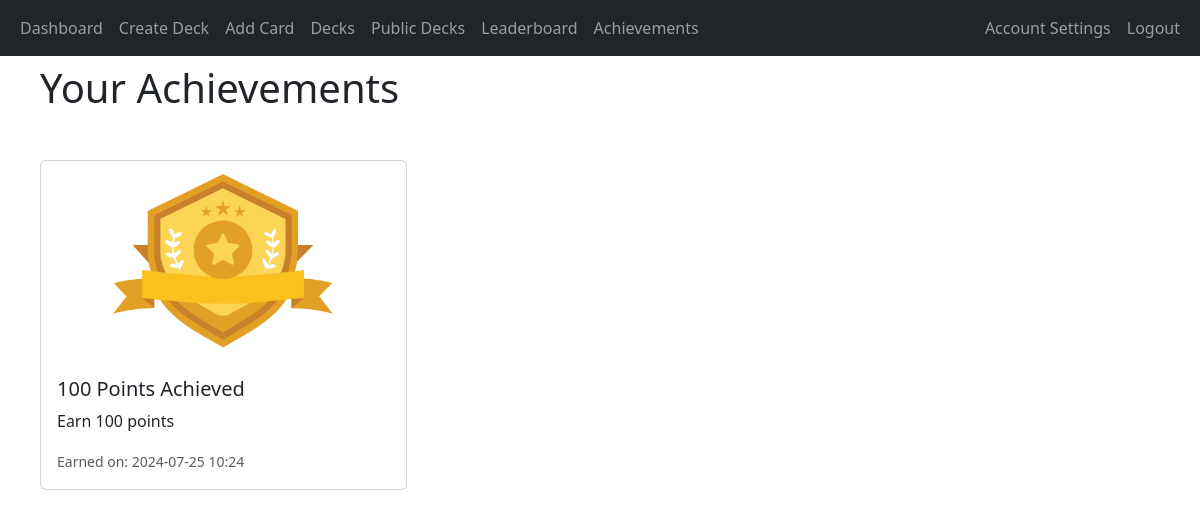
Page /user_achievements (signed in) on the committed database.
### app/gamification/models.py (models this page shows)
class UserAchievement(db.Model):
    id = db.Column(db.Integer, primary_key=True)
    user_id = db.Column(db.Integer, db.ForeignKey('user.user_id'), nullable=False)
    achievement_id = db.Column(db.Integer, db.ForeignKey('achievement.achievement_id'), nullable=False)
    date_earned = db.Column(db.DateTime, default=datetime.utcnow, nullable=False)
    user = db.relationship('User', back_populates='achievements')
    achievement = db.relationship('Achievement', back_populates='users')

class Achievement(db.Model):
    achievement_id = db.Column(db.Integer, primary_key=True)
    name = db.Column(db.String(100), nullable=False)
    description = db.Column(db.String(255), nullable=False)
    points = db.Column(db.Integer, nullable=False, default=0)
    badge_image = db.Column(db.String(255), nullable=False)
    users = db.relationship('UserAchievement', back_populates='achievement', cascade='all, delete-orphan')

### app/gamification/routes.py (the view)
@gamification_blueprint.route('/user_achievements')
@login_required
def user_achievements():
    user_achievements = UserAchievement.query.filter_by(user_id=current_user.user_id).all()
    return render_template('user_achievements.html', user_achievements=user_achievements)

### app/__init__.py (called while the page is built)
@login_manager.user_loader
def load_user(user_id):
    return User.query.get(int(user_id))

### app/gamification/templates/user_achievements.html (shortened to what this page needs)
{% extends "base.html" %}
{% block heading %}Your Achievements{% endblock %}
{% block content %}
<div class="container mt-4">
    <div class="row">
        {% for user_achievement in user_achievements %}
            <div class="col-md-4 mb-4">
                <div class="card">
                    <img src="{{ url_for('static', filename=user_achievement.achievement.badge_image) }}" class="card-img-top" alt="{{ user_achievement.achievement.name }}">
                    <div class="card-body">
                        <h5 class="card-title">{{ user_achievement.achievement.name }}</h5>
                        <p class="card-text">{{ user_achievement.achievement.description }}</p>
                        <p class="card-text"><small class="text-muted">Earned on: {{ user_achievement.date_earned.strftime('%Y-%m-%d %H:%M') }}</small></p>
                    </div>
                </div>
            </div>
        {% endfor %}
    </div>
</div>
{% endblock %}

### app/static/styles.css (style rules this page uses)
.card-img-top { width: 100%; height: auto; max-height: 200px; object-fit: contain; }

### rows in the picture
UserAchievement: badge_image (picture), achievement.name "100 Points Achieved", achievement.description "Earn 100 points", date_earned "2024-07-25 10:24"
